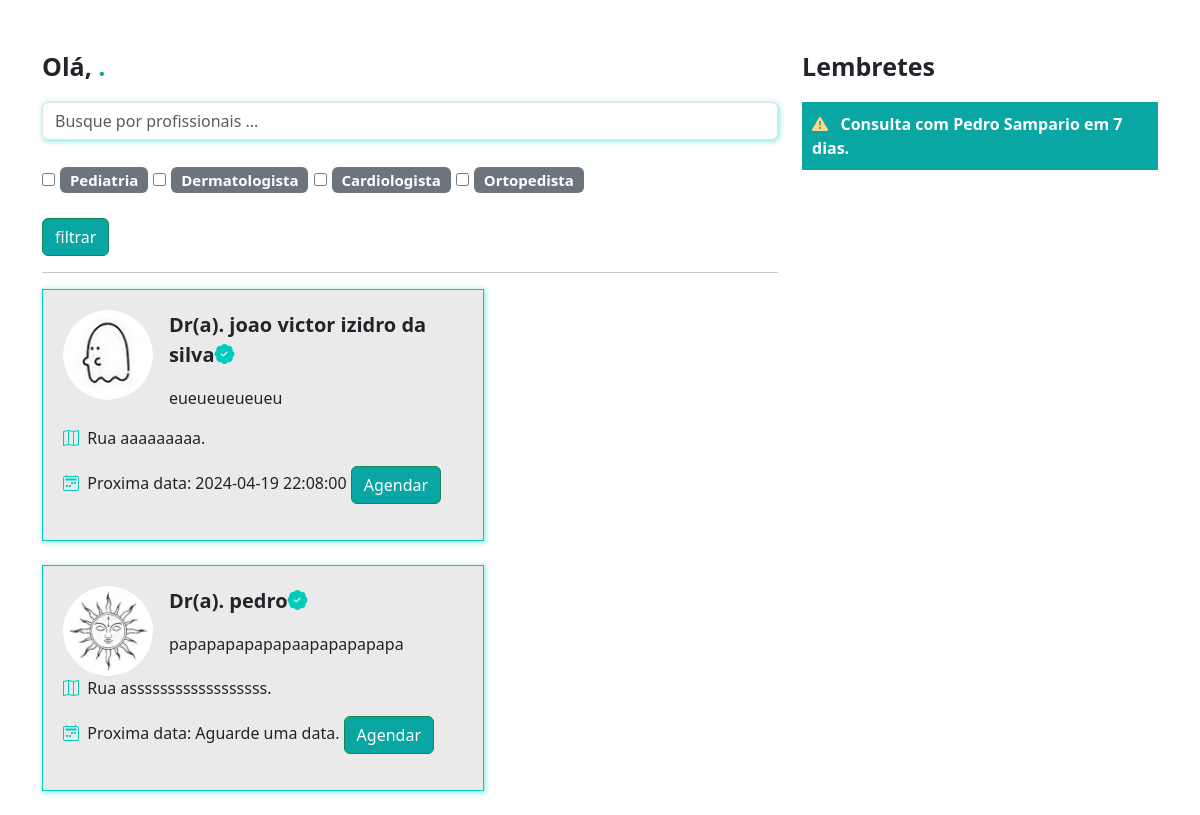
/paciente/home/, run on an earlier commit of the app's database.
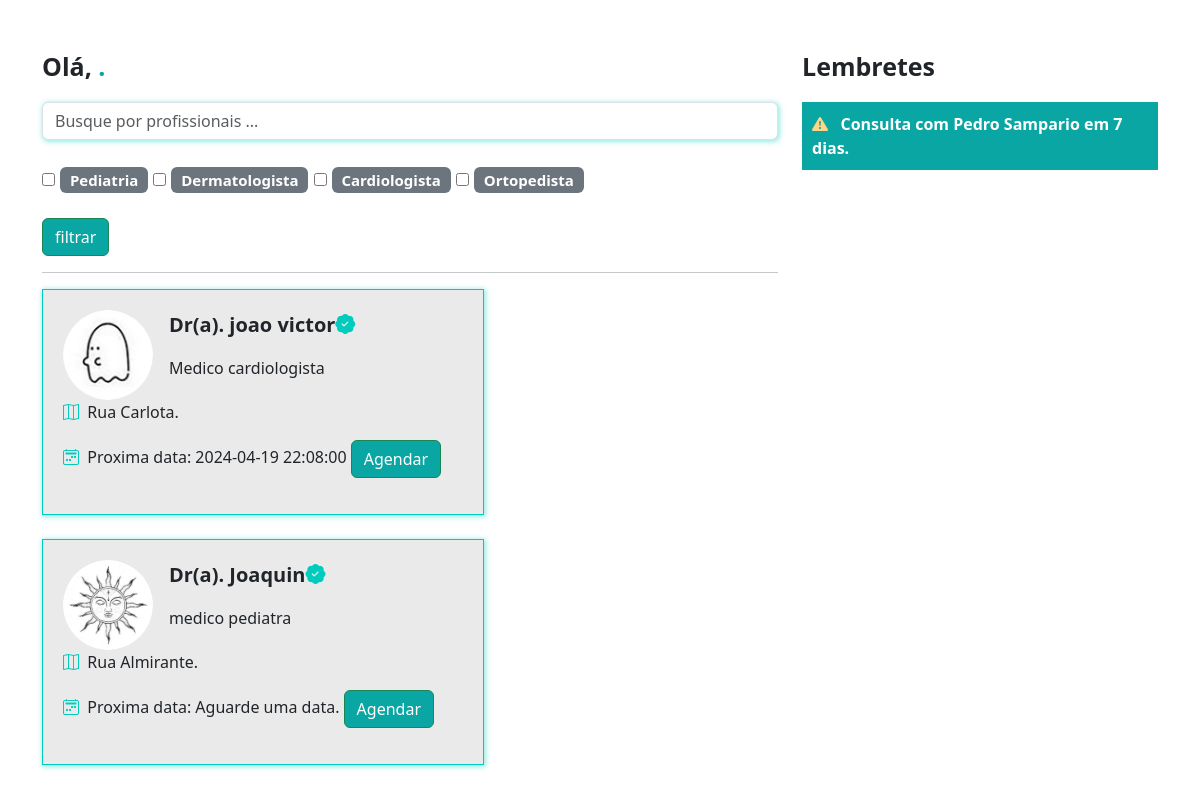
And on a later commit of the database.
### medico/models.py (models this page shows, shortened)
class DadosMedico(models.Model):
    crm = models.CharField(max_length=30)
    nome = models.CharField(max_length=100)
    cep = models.CharField(max_length=15)
    rua = models.CharField(max_length=100)
    bairro = models.CharField(max_length=100)
    numero = models.IntegerField()
    rg = models.ImageField(upload_to='rgs')
    cedula_identidade_medica = models.ImageField(upload_to='cim')
    foto = models.ImageField(upload_to='fotos_perfil')
    descricao = models.TextField()
    valor_consulta = models.FloatField(default=100)
    user = models.ForeignKey(User, on_delete=models.DO_NOTHING)
    especialidade = models.ForeignKey(Especialidades, on_delete=models.DO_NOTHING)
    @property
    def proxima_data(self):
        proxima_data = DatasAbertas.objects.filter(user=self.user).filter(data__gt=datetime.now()).filter(agendado=False).order_by('data').first()
        return proxima_data

class DatasAbertas(models.Model):
      data = models.DateTimeField()
      user = models.ForeignKey(User, on_delete=models.DO_NOTHING)
      agendado = models.BooleanField(default=False)
      def __str__(self):
          return str(self.data)

### paciente/views.py (the view)
# urls.py: 2. Add a URL to urlpatterns:  path('', views.home, name='home')
def home(request):
    if request.method == "GET":
        medico_filtrar = request.GET.get('medico')
        especialidades_filtrar = request.GET.getlist('especialidades')
        medicos = DadosMedico.objects.all()
        if medico_filtrar:
            medicos = medicos.filter(nome__icontains=medico_filtrar)
        if especialidades_filtrar:
            medicos = medicos.filter(especialidade_id__in=especialidades_filtrar)
        especialidades = Especialidades.objects.all()
        return render(request, 'home.html', {'medicos': medicos, 'especialidades': especialidades})

### paciente/templates/home.html
{% extends "base.html" %}
{% load static %}
{% block 'head' %}
    <link rel="stylesheet" href="{% static 'medicos/css/abrir_horario.css' %}">
    <link rel="stylesheet" href="{% static 'usuarios/css/usuarios.css' %}">
    <link rel="stylesheet" href="{% static 'medicos/css/cadastro_medico.css' %}">
    <link rel="stylesheet" href="{% static 'pacientes/css/home.css' %}">
    <link rel="stylesheet" href="https://cdn.jsdelivr.net/npm/bootstrap-icons@1.11.3/font/bootstrap-icons.min.css">
{% endblock 'head' %}
{% block 'body' %}
<br><br>
<div class="container">
    <div class="row">
        <div class="col-md-8">
            <p style="font-size: 25px" class="p-bold">Olá, <span class="color-dark">{{request.user.username}}.</span></p>
            <form action="{% url "home" %}" post="GET">
                <input type="text" class="form-control shadow-main-color" placeholder="Busque por profissionais ..." name="medico">
                <br>
                <div class="especialidades">
                    {% for especialidade in especialidades %}
                        <input type="checkbox" name="especialidades" value="{{especialidade.id}}">
                        <span class="badge bg-secondary">
                            {{especialidade.especialidade}}
                        </span>
                    {% endfor %}
                </div>
                <br>
                <input type="submit" value="filtrar" class="btn btn-success btn-dark-color">
            </form>
            <hr>
            <div class="list-medicos">
                {% for medico in medicos %}
                <div class="card-medicos shadow-main-color">
                    <div class="row">
                        <div class="col-md-3"><img src="{{medico.foto.url}}" class="foto-perfil-card" alt=""></div>
                        <div class="col-md">
                            <p style="font-size: 20px" class="p-bold">Dr(a). {{medico.nome}}<i class="bi bi-patch-check-fill icon-main"></i></p>
                            <p>{{medico.descricao}}</p>
                        </div>
                    </div>
                    <p><i class="bi bi-map icon-main"></i>&nbsp&nbspRua {{medico.rua}}.</p>
                    <p><i class="bi bi-calendar2-week icon-main"></i>&nbsp&nbspProxima data:
                        {% if medico.proxima_data %}
                            {{medico.proxima_data}}
                        {% else %}
                            Aguarde uma data.
                        {% endif %}
                    <a href="{% url "escolher_horario" medico.id %}" class="btn btn-success btn-dark-color">Agendar</a>
                </div>
                <br>
                {% endfor %}
            </div>
        </div>
        <div class="col-md-4">
            <p style="font-size: 25px" class="p-bold">Lembretes</p>
            <p class="bg-main-lembrete">
                <span class="p-bold"><i class="bi bi-exclamation-triangle-fill icon-differential"></i>&nbsp&nbsp Consulta com Pedro Sampario em 7 dias.</span>
            </p>
        </div>
    </div>
</div>
{% endblock 'body' %}

What changed in the data, as far as the page shows it:
changed DadosMedico: nome "joao victor izidro da silva" → "joao victor"; descricao "eueueueueueu" → "Medico cardiologista"; rua "aaaaaaaaa" → "Carlota"
changed DadosMedico: nome "pedro" → "Joaquin"; descricao "papapapapapapaapapapapapa" → "medico pediatra"; rua "assssssssssssssssss" → "Almirante"
